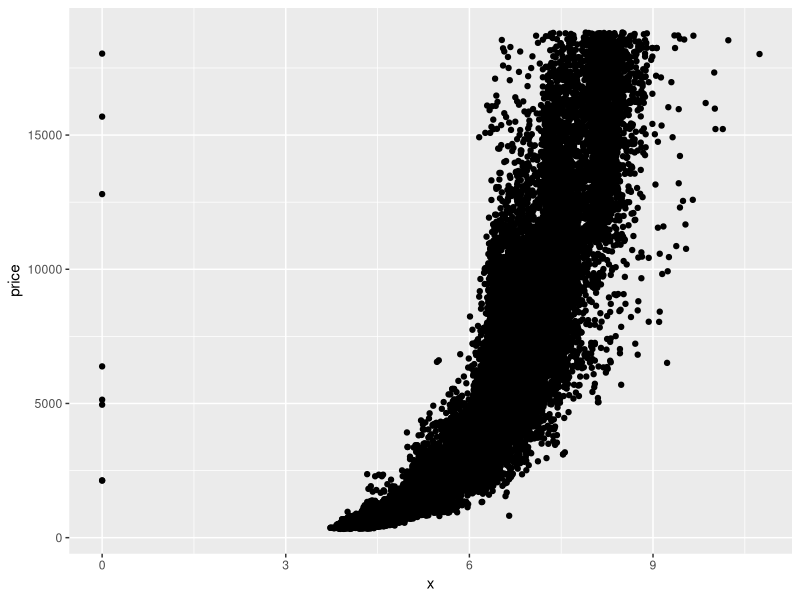
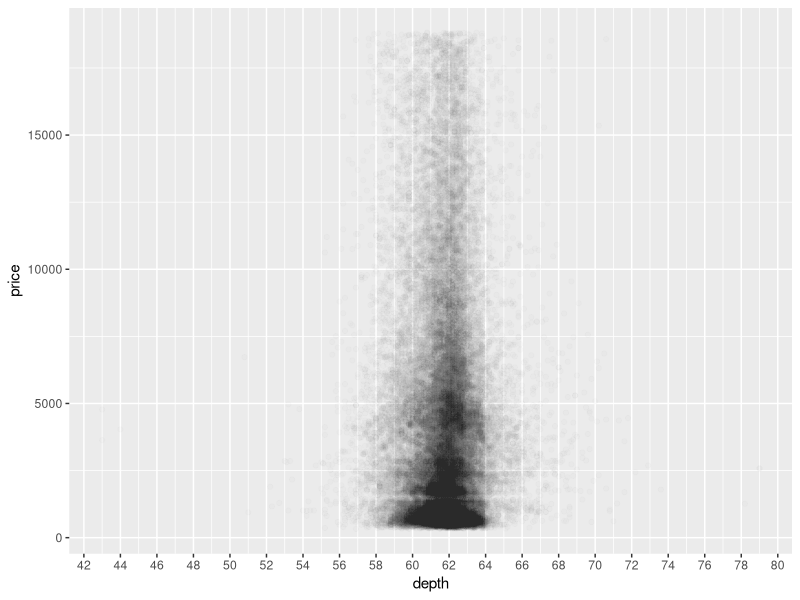
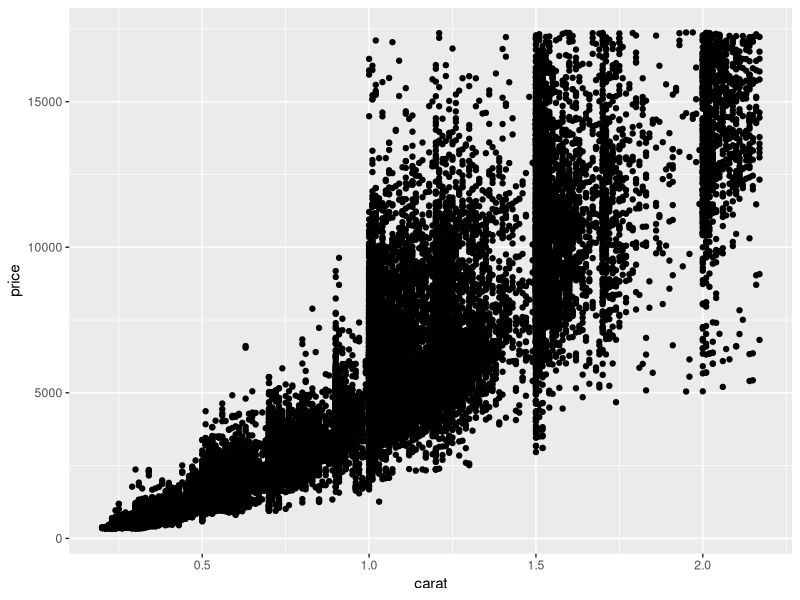
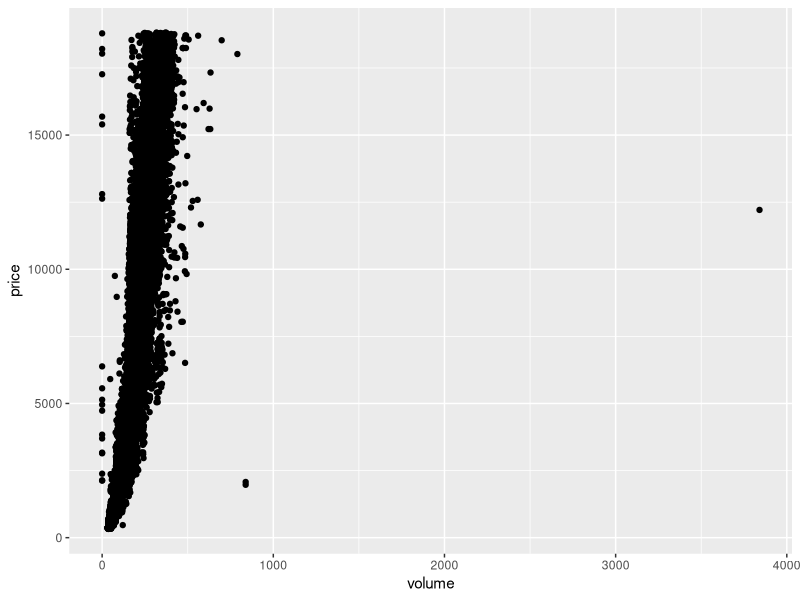

These charts were generated, in order, by the following R code:
library(ggplot2)
data(diamonds)
ggplot(aes(x = x, y = price), data = diamonds)+
  geom_point()

with(diamonds, cor.test(x, price))

## 
##  Pearson's product-moment correlation
## 
## data:  x and price
## t = 440.16, df = 53938, p-value < 2.2e-16
## alternative hypothesis: true correlation is not equal to 0
## 95 percent confidence interval:
##  0.8825835 0.8862594
## sample estimates:
##       cor 
## 0.8844352


with(diamonds, cor.test(y, price))

## 
##  Pearson's product-moment correlation
## 
## data:  y and price
## t = 401.14, df = 53938, p-value < 2.2e-16
## alternative hypothesis: true correlation is not equal to 0
## 95 percent confidence interval:
##  0.8632867 0.8675241
## sample estimates:
##       cor 
## 0.8654209

with(diamonds, cor.test(z, price))

names(diamonds)

ggplot(aes(x = depth, y = price), data = diamonds )+
  geom_point(alpha = 1/100)+
  scale_x_continuous(breaks = seq(0,20000,2))
with(diamonds, cor.test(depth, price))
with(diamonds, cor.test(price, depth))

# Pearson's product-moment correlation
# 
# data:  price and depth
# t = -2.473, df = 53938, p-value = 0.0134
# alternative hypothesis: true correlation is not equal to 0
# 95 percent confidence interval:
# -0.019084756 -0.002208537
# sample estimates:
# cor 
# -0.0106474 

# Create a scatterplot of price vs carat
# and omit the top 1% of price and carat
# values.
price99 <- quantile(diamonds$price, 0.99)
carat99 <- quantile(diamonds$carat, 0.99)
  ggplot(aes(x = carat, y = price), 
         data = subset(diamonds, price<price99 & carat <carat99))+
    geom_point()
  
  # Create a scatterplot of price vs. volume (x * y * z).
  # This is a very rough approximation for a diamond's volume.
  
  # Create a new variable for volume in the diamonds data frame.
  # This will be useful in a later exercise.
  diamonds$volume <- diamonds$x * diamonds$y * diamonds$z
  ggplot(aes(x = volume, y = price), data = diamonds)+
    geom_point()
  
  # Did you notice some outliers? Some volumes are 0! There's an expensive diamond with a volume near 4000, and a cheaper diamond with a volume near 900.
  # 
  # 
  # You can find out how many diamonds have 0 volume by using count(diamonds$volume == 0). The count() function comes with the plyr package.
  # 
  # 
  # Note: If you ran the count function from plyr, you need to run this command in R to unload the plyr package.
  # detach("package:plyr", unload=TRUE)
  # The plyr package will conflict with the dplyr package in later exercises.
  # 
  # 
  # Depending on your investigation, it may or may not be important for you to understand how outliers, like these, came to be in your data.
  # 
  
